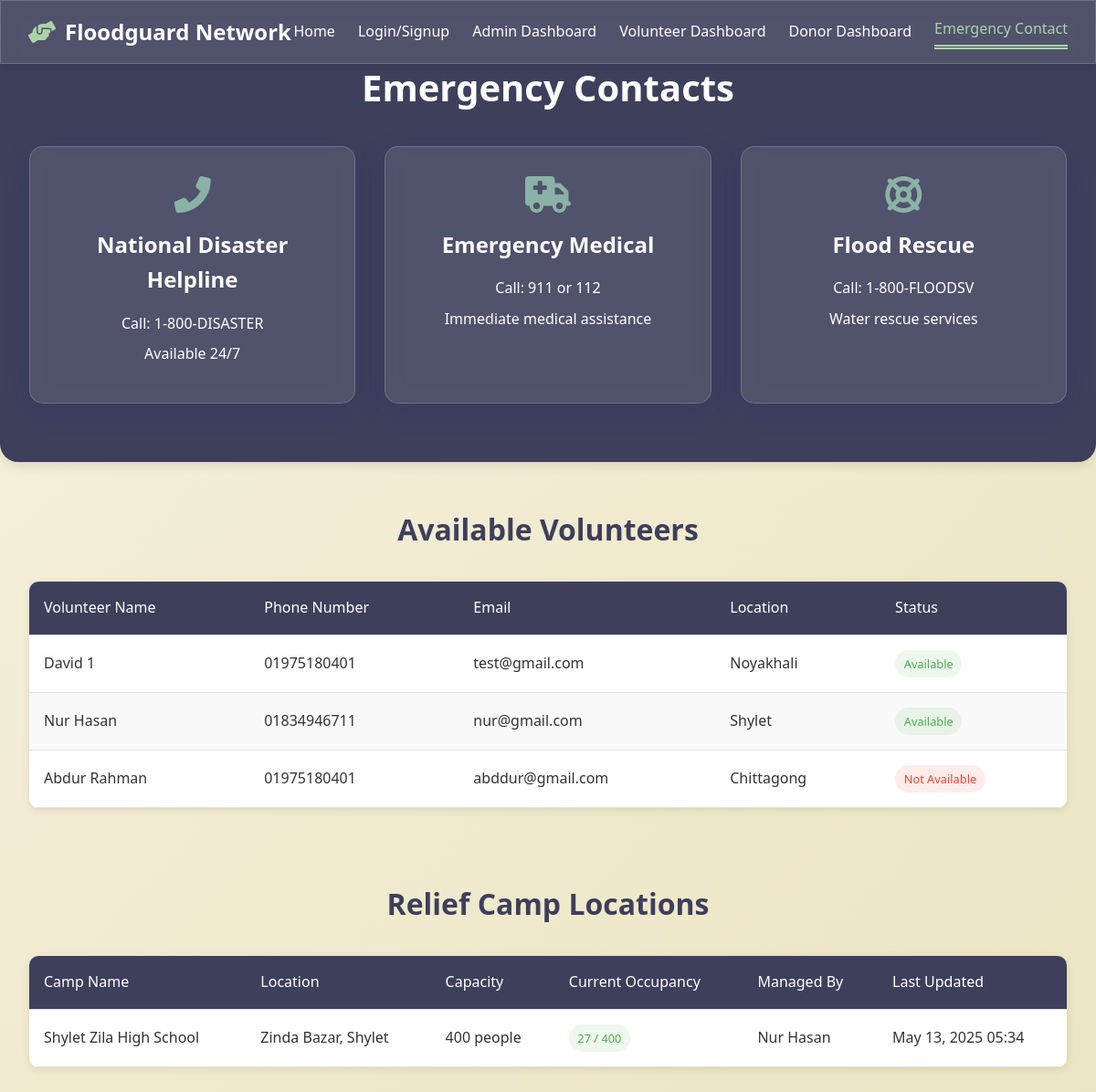
The app's page /emergency-contact.php with its own data.
### tables this page shows
CREATE TABLE `volunteer_profiles` (
  `volunteer_id` varchar(20) NOT NULL,
  `skill_type` varchar(100) DEFAULT NULL,
  `location` varchar(100) DEFAULT NULL,
  `is_available` tinyint(1) DEFAULT 1,
  `people_helped` int(11) DEFAULT 0,
  `emergency_contact_name` varchar(100) DEFAULT NULL,
  `emergency_contact_phone` varchar(20) DEFAULT NULL
);

CREATE TABLE `users` (
  `user_id` varchar(20) NOT NULL,
  `first_name` varchar(50) NOT NULL,
  `last_name` varchar(50) NOT NULL,
  `email` varchar(100) NOT NULL,
  `password` varchar(255) NOT NULL,
  `phone` varchar(20) NOT NULL,
  `role` enum('admin','volunteer','donor') NOT NULL,
  `profile_image` varchar(255) DEFAULT NULL,
  `registration_date` datetime DEFAULT current_timestamp(),
  `last_login` datetime DEFAULT NULL,
  `status` enum('active','inactive','suspended') DEFAULT 'active'
);

CREATE TABLE `relief_camps` (
  `camp_id` varchar(20) NOT NULL,
  `camp_name` varchar(100) NOT NULL,
  `location` varchar(255) NOT NULL,
  `capacity` int(11) NOT NULL,
  `current_occupancy` int(11) DEFAULT 0,
  `managed_by` varchar(20) DEFAULT NULL,
  `last_updated` timestamp NOT NULL DEFAULT current_timestamp() ON UPDATE current_timestamp()
);

### emergency-contact.php (the view, shortened to what this page needs)
<?php
$conn = new mysqli('localhost', 'root', '', 'floodguard');
$volunteer_query = "
    SELECT u.user_id, u.first_name, u.last_name, u.email, u.phone,
           vp.location, vp.is_available, vp.skill_type
    FROM users u
    JOIN volunteer_profiles vp ON u.user_id = vp.volunteer_id
    WHERE u.role = 'volunteer' AND u.status = 'active'
    ORDER BY vp.is_available DESC, u.first_name ASC";
$volunteers = $conn->query($volunteer_query);
$camps_query = "
    SELECT rc.*, u.first_name, u.last_name
    FROM relief_camps rc
    LEFT JOIN users u ON rc.managed_by = u.user_id
    ORDER BY rc.location";
$camps = $conn->query($camps_query);
?>
<!DOCTYPE html>
<html lang="en">
<head>
    <link rel="stylesheet" href="style.css">
    <link rel="stylesheet" href="https://cdnjs.cloudflare.com/ajax/libs/font-awesome/6.0.0-beta3/css/all.min.css">
</head>
<body>
    <header>
        <nav class="navbar glass">
            <div class="logo">
                <i class="fas fa-hands-helping"></i>
                <h1>Floodguard Network</h1>
            </div>
            <ul class="nav-links">
                <li><a href="index.php">Home</a></li>
                <li><a href="login.php">Login/Signup</a></li>
                <li><a href="admin-dashboard.php">Admin Dashboard</a></li>
                <li><a href="volunteer-dashboard.php">Volunteer Dashboard</a></li>
                <li><a href="donor-dashboard.php">Donor Dashboard</a></li>
                <li><a href="emergency-contact.php" class="active">Emergency Contact</a></li>
            </ul>
        </nav>
    </header>
    <section class="emergency-hero">
        <h1>Emergency Contacts</h1>
        <div class="contact-cards">
            <div class="contact-card glass">
                <i class="fas fa-phone-alt"></i>
                <h3>National Disaster Helpline</h3>
                <p>Call: 1-800-DISASTER</p>
                <p>Available 24/7</p>
            </div>
            <div class="contact-card glass">
                <i class="fas fa-ambulance"></i>
                <h3>Emergency Medical</h3>
                <p>Call: 911 or 112</p>
                <p>Immediate medical assistance</p>
            </div>
            <div class="contact-card glass">
                <i class="fas fa-life-ring"></i>
                <h3>Flood Rescue</h3>
                <p>Call: 1-800-FLOODSV</p>
                <p>Water rescue services</p>
            </div>
        </div>
    </section>
    <section class="volunteer-section">
        <h2>Available Volunteers</h2>
        <div class="table-container">
            <table>
                <thead>
                    <tr>
                        <th>Volunteer Name</th>
                        <th>Phone Number</th>
                        <th>Email</th>
                        <th>Location</th>
                        <th>Status</th>
                    </tr>
                </thead>
                <tbody>
                    <?php while ($volunteer = $volunteers->fetch_assoc()): ?>
                    <tr>
                        <td><?php echo htmlspecialchars($volunteer['first_name'] . ' ' . $volunteer['last_name']); ?></td>
                        <td><?php echo htmlspecialchars($volunteer['phone']); ?></td>
                        <td><?php echo htmlspecialchars($volunteer['email']); ?></td>
                        <td><?php echo htmlspecialchars($volunteer['location']); ?></td>
                        <td>
                            <span class="badge <?php echo $volunteer['is_available'] ? 'available' : 'not-available'; ?>">
                                <?php echo $volunteer['is_available'] ? 'Available' : 'Not Available'; ?>
                            </span>
                        </td>
                    </tr>
                    <?php endwhile; ?>
                </tbody>
            </table>
        </div>
    </section>
    <section class="volunteer-section">
        <h2>Relief Camp Locations</h2>
        <div class="table-container">
            <table>
                <thead>
                    <tr>
                        <th>Camp Name</th>
                        <th>Location</th>
                        <th>Capacity</th>
                        <th>Current Occupancy</th>
                        <th>Managed By</th>
                        <th>Last Updated</th>
                    </tr>
                </thead>
                <tbody>
                    <?php while ($camp = $camps->fetch_assoc()): ?>
                    <tr>
                        <td><?php echo htmlspecialchars($camp['camp_name']); ?></td>
                        <td><?php echo htmlspecialchars($camp['location']); ?></td>
                        <td><?php echo htmlspecialchars($camp['capacity']); ?> people</td>
                        <td>
                            <?php
                            $occupancy_percentage = ($camp['current_occupancy'] / $camp['capacity']) * 100;
                            $status_class = $occupancy_percentage >= 90 ? 'full' :
                                         ($occupancy_percentage >= 70 ? 'almost-full' : 'available');
                            ?>
                            <span class="badge <?php echo $status_class; ?>">
                                <?php echo htmlspecialchars($camp['current_occupancy']); ?> / <?php echo htmlspecialchars($camp['capacity']); ?>
                            </span>
                        </td>
                        <td><?php echo $camp['first_name'] ? htmlspecialchars($camp['first_name'] . ' ' . $camp['last_name']) : 'Unassigned'; ?></td>
                        <td><?php echo date('M d, Y H:i', strtotime($camp['last_updated'])); ?></td>
                    </tr>
                    <?php endwhile; ?>
                </tbody>
            </table>
        </div>
    </section>
</body>
</html>

### style.css (style rules this page uses)
:root { --primary-color: #3E3F5B; --secondary-color: #8AB2A6; --accent-color: #ACD3A8; --highlight-color: #ACD3A8; --light-color: #F6F1DE; --light-bg: #EBE5C2; --text-dark: #333; --text-light: #fff; --success-color: #4CAF50; --warning-color: #FFC107; --danger-color: #F44336; --info-color: #2196F3; --border-color: #e0e0e0; --border-radius: 8px; --shadow: 0 2px 10px rgba(0, 0, 0, 0.05); --glass-bg: rgba(255, 255, 255, 0.15); --glass-border: 1px solid rgba(255, 255, 255, 0.18); --glass-shadow: 0 8px 32px 0 rgba(31, 38, 135, 0.15); --glass-blur: blur(10px); }
* { margin: 0; padding: 0; box-sizing: border-box; font-family: 'Segoe UI', Tahoma, Geneva, Verdana, sans-serif; }
body { background: linear-gradient(135deg, var(--light-color), var(--light-bg)); color: var(--text-dark); line-height: 1.6; min-height: 100vh; }
.glass { background: var(--glass-bg); backdrop-filter: var(--glass-blur); -webkit-backdrop-filter: var(--glass-blur); border-radius: 10px; border: var(--glass-border); box-shadow: var(--glass-shadow); }
.navbar { display: flex; justify-content: space-between; align-items: center; padding: 1rem 5%; color: var(--text-light); position: sticky; top: 0; z-index: 100; background-color: var(--primary-color); border-radius: 0; }
.logo { display: flex; align-items: center; gap: 0.5rem; }
.logo i { font-size: 2rem; color: var(--accent-color); }
.logo h1 { font-size: 1.5rem; }
.nav-links { display: flex; list-style: none; gap: 2rem; }
.nav-links a { color: var(--text-light); text-decoration: none; font-weight: 500; transition: color 0.3s; }
.nav-links .active { color: var(--highlight-color); border-bottom: 2px solid var(--highlight-color); padding-bottom: 0.3rem; }
.navbar { position: fixed; top: 0; width: 100%; z-index: 1000; padding: 0.8rem 5%; background-color: var(--primary-color); box-shadow: 0 2px 10px rgba(0, 0, 0, 0.1); }
.nav-links { display: flex; align-items: center; gap: 1.5rem; }
.nav-links a { display: flex; align-items: center; gap: 0.5rem; color: var(--text-light); text-decoration: none; font-weight: 500; transition: color 0.3s; }
.nav-links .active { color: var(--accent-color); position: relative; }
.nav-links .active::after { content: ''; position: absolute; bottom: -5px; left: 0; width: 100%; height: 2px; background-color: var(--accent-color); }
.table-container { background-color: var(--text-light); border-radius: 8px; box-shadow: 0 2px 10px rgba(0, 0, 0, 0.05); overflow-x: auto; margin-bottom: 15px; }
.badge { display: inline-block; padding: 4px 8px; border-radius: 12px; font-size: 12px; font-weight: 500; }
.badge.available, .badge.good, .badge.approved { background-color: rgba(76, 175, 80, 0.1); color: var(--success-color); }
.badge.not-available, .badge.rejected { background-color: rgba(244, 67, 54, 0.1); color: var(--danger-color); }
.contact-card { color: var(--text-light); padding: 2rem; border-radius: 10px; text-align: center; flex: 1; min-width: 250px; transition: transform 0.3s; background: rgba(62, 63, 91, 0.7); }
.contact-card i { font-size: 2rem; color: var(--accent-color); margin-bottom: 1rem; }
.contact-card h3 { margin-bottom: 1rem; }
.contact-card p { margin-bottom: 0.5rem; }

### records on screen
volunteer_profiles: volunteer_id.last_name "David 1", volunteer_id.phone "01975180401", volunteer_id.email "test@gmail.com", location "Noyakhali", is_available "Available"
volunteer_profiles: volunteer_id.last_name "Nur Hasan", volunteer_id.phone "01834946711", volunteer_id.email "nur@gmail.com", location "Shylet", is_available "Available"
volunteer_profiles: volunteer_id.last_name "Abdur Rahman", volunteer_id.phone "01975180401", volunteer_id.email "abddur@gmail.com", location "Chittagong", is_available "Not Available"
relief_camps: camp_name "Shylet Zila High School", location "Zinda Bazar, Shylet", capacity "400", current_occupancy "27", managed_by.last_name "Nur Hasan", last_updated "May 13, 2025 05:34"
